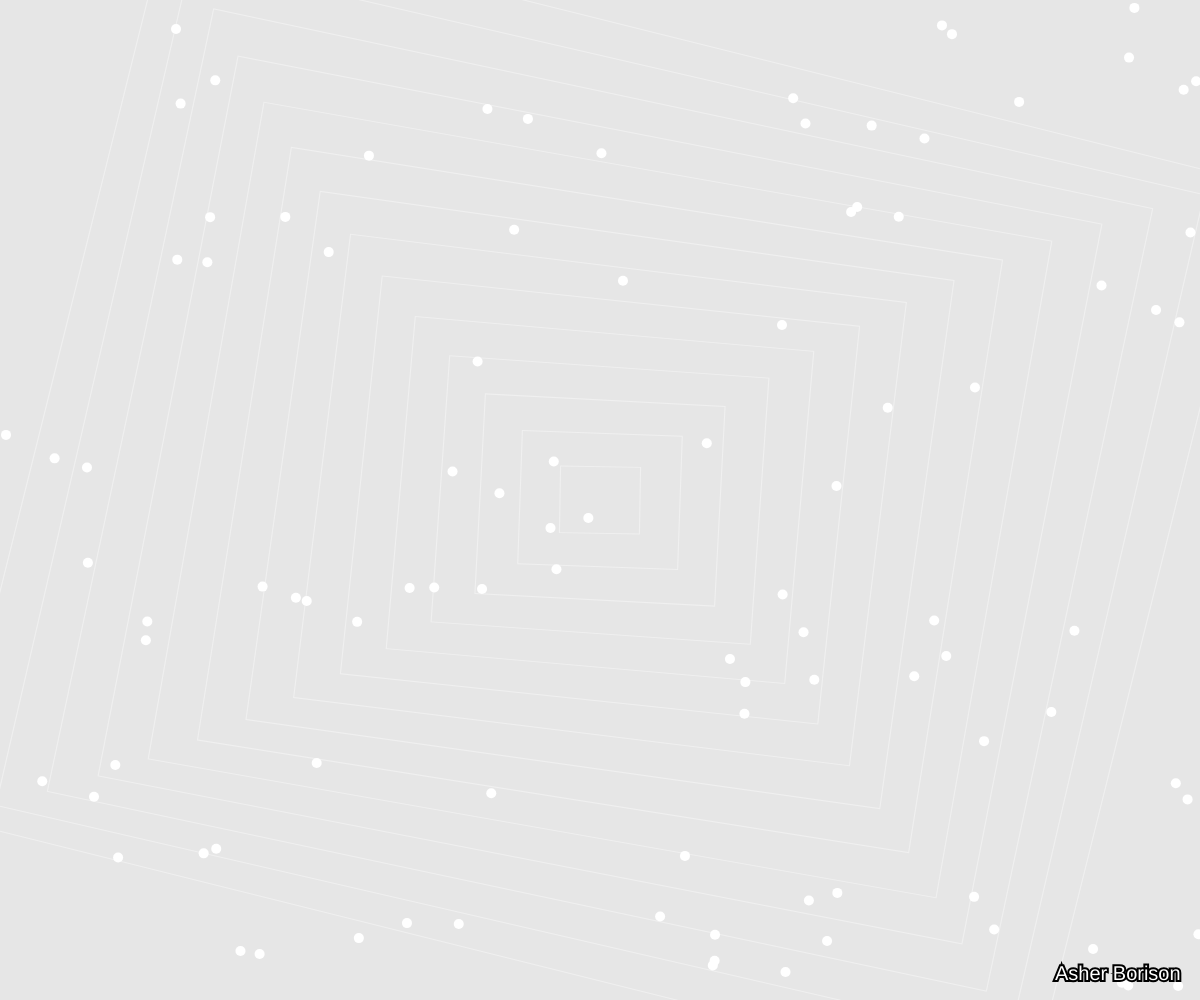
Frame 1 (no input)
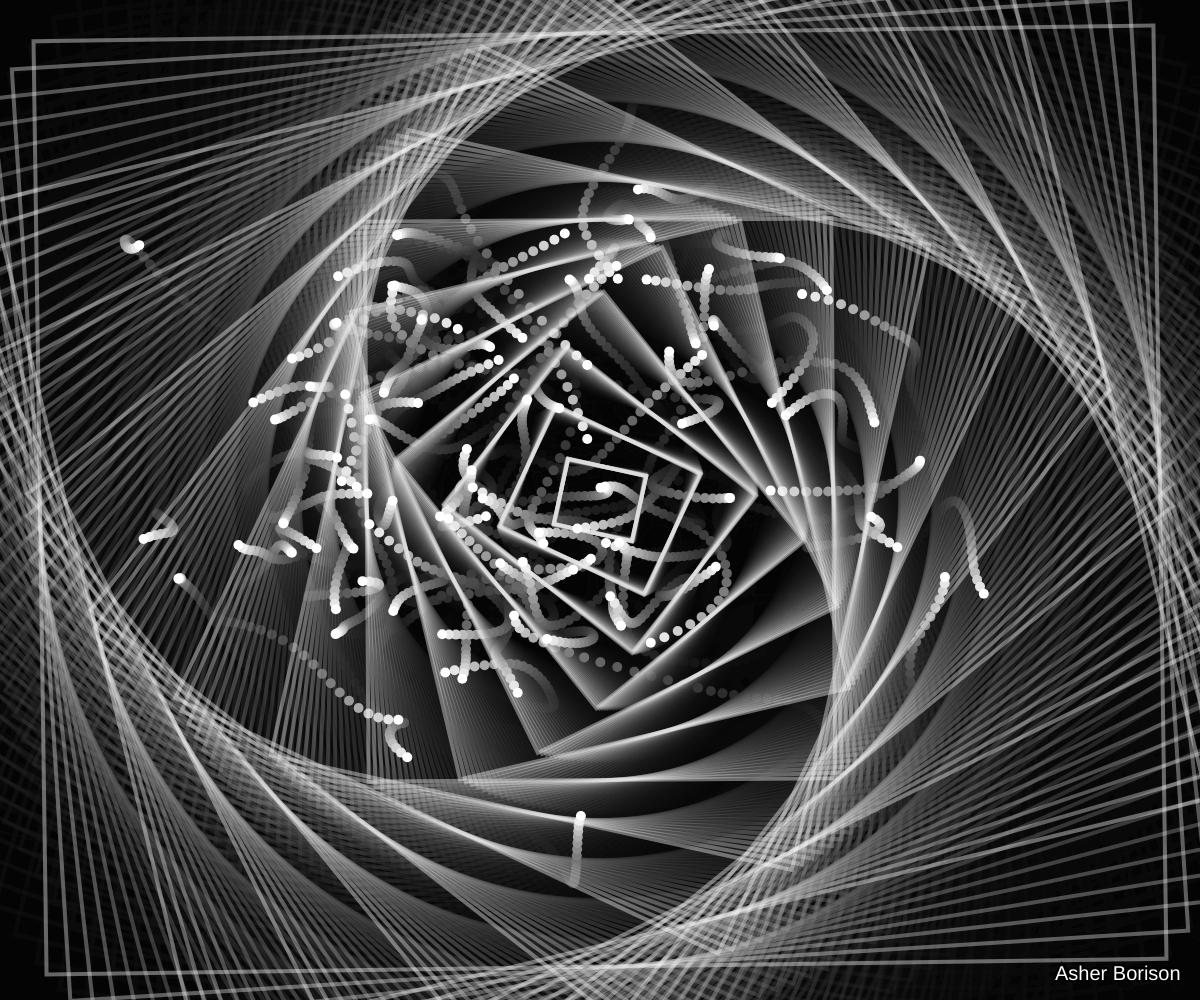
Frame 60 (no input)
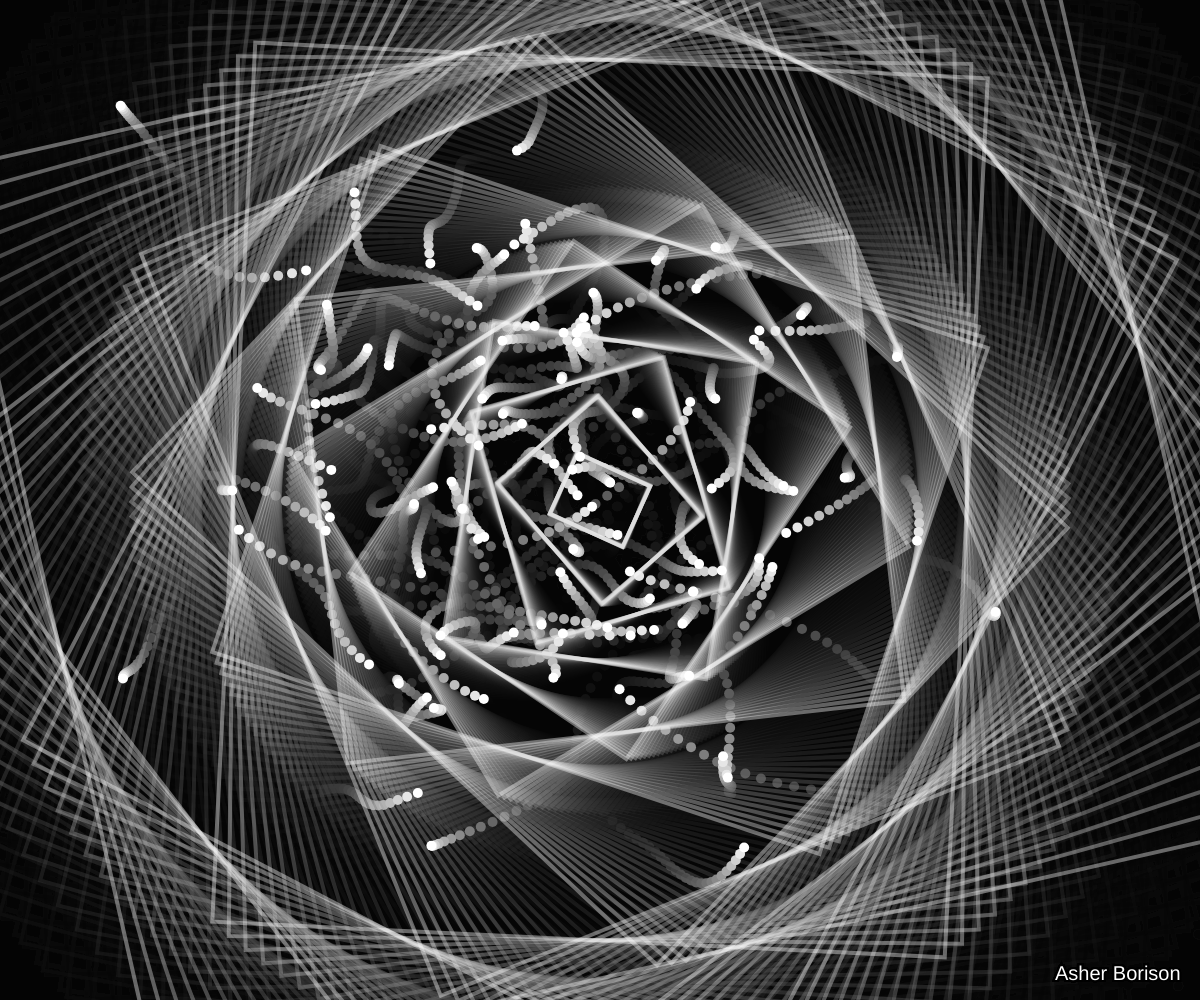
Frame 120 (the mouse pressed at the canvas centre since frame 60)

The p5.js sketch that drew these frames (run headless with seeded random() and noise() and a simulated clock; from frame 60 on, the mouse is pressed at the canvas centre):

// p5.js sketch
// ── sketch.js
let particles=[];
let maxParticles;
let x,y,i,numLoops,sizeW,sizeH,numShapes,rot;


function setup() {
  createCanvas(windowWidth, windowHeight);
  maxParticles=100

  
  for(i=0;i<maxParticles;i++)
    {
      particles.push(new particle(random(0,width),random(0,height)))
    }
  
    windowResized();
  rectMode(CENTER);
  angleMode(DEGREES);
  numShapes=15;
  sizeW=width/numShapes;
  sizeH=height/numShapes;
  rot=1
  x=width/2;
  y=height/2;
  numLoops=0
 
}

function draw() {
  background(0,25);
  
  for(i=0;i<numShapes;i++)
    {
      push();
      translate(x,y)
      rotate(rot*i)
      noFill();
      stroke(255,100)
      rect(0,0,sizeW*i,sizeH*i);
      pop();
    }
  
  for(i=0;i<maxParticles;i++)
    {
      particles[i].display(10);
      particles[i].update(0.01);
    }
  
  mySignature();
  
  
  rot+=.2
}

function mySignature()
{
  textSize(20);
  strokeWeight(4);
  stroke('black');
  fill('white');
  text('Asher Borison',width-145,height-20)
  
}
function windowResized() {
  resizeCanvas(windowWidth, windowHeight);
}
// ── particles.js

class particle{
  
    constructor(x,y)
    {
      this.x=x;
      this.y=y;
      
      this.r=random(200,255);
      this.g=random(0,170);
      this.b=random(0,100);
      
      this.xnPos= random(-1000,1000)
      this.ynPos=random(-1000,1000)
    }
    
    display(radius)
    {
      noStroke();
      fill(255)
      circle(this.x,this.y,radius)
      
    }
    update(nSpeed)
    {
      let xNoise = noise(this.xnPos+=nSpeed)
      let yNoise = noise(this.ynPos+=nSpeed)
      
      let xMove = map(xNoise,0,1,0,width)
      let yMove = map(yNoise,0,1,0,height)
      
      this.x=xMove;
      this.y=yMove;
    }
    
  }
